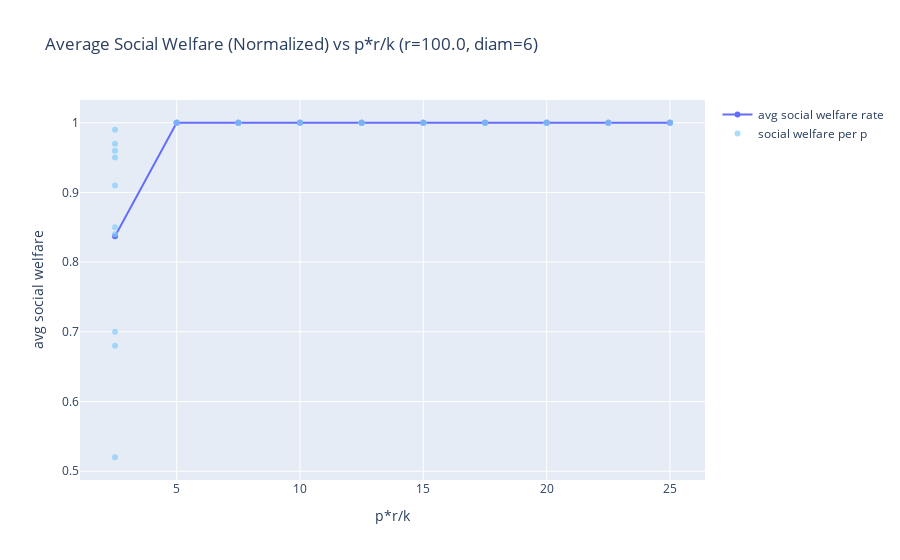
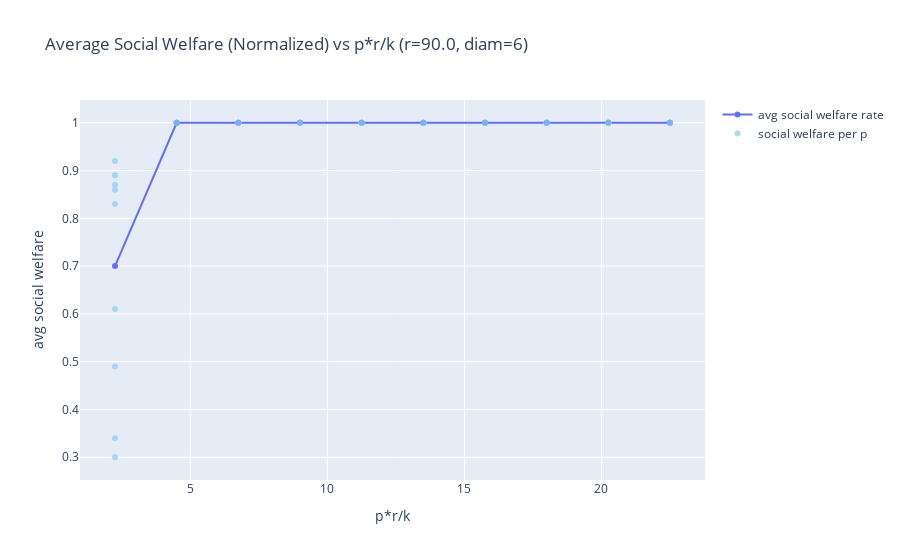
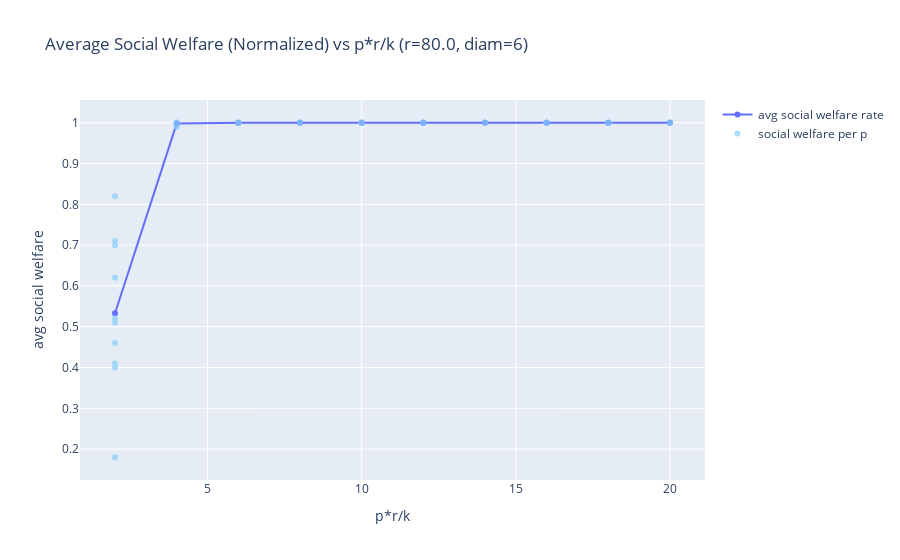
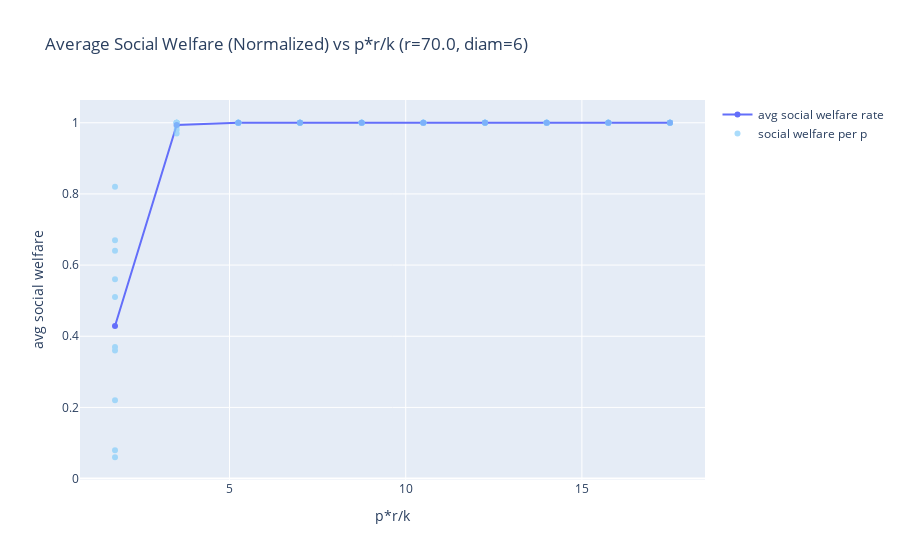

The notebook cell these images were saved under, in order:
### Markdown cell above
## Evenly distributed resources

### Code cell
run_sim(num_vertices, regularity, create_cm)

### Figure 1 — Plotly figure (JSON) as saved in the notebook; plotly's stock layout.template omitted (floating-point values rounded to 4 significant figures)
{"data": [{"hoverinfo": "skip", "mode": "lines+markers", "name": "avg social welfare rate", "type": "scatter", "x": [25, 22.5, 20, 17.5, 15, 12.5, 10.0, 7.5, 5.0, 2.5], "y": [1, 1, 1, 1, 1, 1, 1, 1, 1, 0.837]}, {"hoverinfo": "skip", "marker": {"color": "LightSkyBlue"}, "mode": "markers", "name": "social welfare per p", "opacity": 0.7, "type": "scatter", "x": [25, 25, 25, 25, 25, 25, 25, 25, 25, 25, 22.5, 22.5, 22.5, 22.5, 22.5, 22.5, 22.5, 22.5, 22.5, 22.5, 20, 20, 20, 20, 20, 20, 20, 20, 20, 20, 17.5, 17.5, 17.5, 17.5, 17.5, 17.5, 17.5, 17.5, 17.5, 17.5, 15, 15, 15, 15, 15, 15, 15, 15, 15, 15, 12.5, 12.5, 12.5, 12.5, 12.5, 12.5, 12.5, 12.5, 12.5, 12.5, 10.0, 10.0, 10.0, 10.0, 10.0, 10.0, 10.0, 10.0, 10.0, 10.0, 7.5, 7.5, 7.5, 7.5, 7.5, 7.5, 7.5, 7.5, 7.5, 7.5, 5.0, 5.0, 5.0, 5.0, 5.0, 5.0, 5.0, 5.0, 5.0, 5.0, 2.5, 2.5, 2.5, 2.5, 2.5, 2.5, 2.5, 2.5, 2.5, 2.5], "y": [1, 1, 1, 1, 1, 1, 1, 1, 1, 1, 1, 1, 1, 1, 1, 1, 1, 1, 1, 1, 1, 1, 1, 1, 1, 1, 1, 1, 1, 1, 1, 1, 1, 1, 1, 1, 1, 1, 1, 1, 1, 1, 1, 1, 1, 1, 1, 1, 1, 1, 1, 1, 1, 1, 1, 1, 1, 1, 1, 1, 1, 1, 1, 1, 1, 1, 1, 1, 1, 1, 1, 1, 1, 1, 1, 1, 1, 1, 1, 1, 1, 1, 1, 1, 1, 1, 1, 1, 1, 1, 0.96, 0.52, 0.99, 0.85, 0.97, 0.91, 0.84, 0.7, 0.95, 0.68]}], "layout": {"showlegend": true, "title": {"text": "Average Social Welfare (Normalized) vs p*r/k (r=100.0, diam=6)"}, "xaxis": {"title": {"text": "p*r/k"}}, "yaxis": {"title": {"text": "avg social welfare"}}}}

### Figure 2 — Plotly figure (JSON) as saved in the notebook; plotly's stock layout.template omitted (floating-point values rounded to 4 significant figures)
{"data": [{"hoverinfo": "skip", "mode": "lines+markers", "name": "avg social welfare rate", "type": "scatter", "x": [22.5, 20.25, 18, 15.75, 13.5, 11.25, 9.0, 6.75, 4.5, 2.25], "y": [1, 1, 1, 1, 1, 1, 1, 1, 1, 0.7]}, {"hoverinfo": "skip", "marker": {"color": "LightSkyBlue"}, "mode": "markers", "name": "social welfare per p", "opacity": 0.7, "type": "scatter", "x": [22.5, 22.5, 22.5, 22.5, 22.5, 22.5, 22.5, 22.5, 22.5, 22.5, 20.25, 20.25, 20.25, 20.25, 20.25, 20.25, 20.25, 20.25, 20.25, 20.25, 18, 18, 18, 18, 18, 18, 18, 18, 18, 18, 15.75, 15.75, 15.75, 15.75, 15.75, 15.75, 15.75, 15.75, 15.75, 15.75, 13.5, 13.5, 13.5, 13.5, 13.5, 13.5, 13.5, 13.5, 13.5, 13.5, 11.25, 11.25, 11.25, 11.25, 11.25, 11.25, 11.25, 11.25, 11.25, 11.25, 9.0, 9.0, 9.0, 9.0, 9.0, 9.0, 9.0, 9.0, 9.0, 9.0, 6.75, 6.75, 6.75, 6.75, 6.75, 6.75, 6.75, 6.75, 6.75, 6.75, 4.5, 4.5, 4.5, 4.5, 4.5, 4.5, 4.5, 4.5, 4.5, 4.5, 2.25, 2.25, 2.25, 2.25, 2.25, 2.25, 2.25, 2.25, 2.25, 2.25], "y": [1, 1, 1, 1, 1, 1, 1, 1, 1, 1, 1, 1, 1, 1, 1, 1, 1, 1, 1, 1, 1, 1, 1, 1, 1, 1, 1, 1, 1, 1, 1, 1, 1, 1, 1, 1, 1, 1, 1, 1, 1, 1, 1, 1, 1, 1, 1, 1, 1, 1, 1, 1, 1, 1, 1, 1, 1, 1, 1, 1, 1, 1, 1, 1, 1, 1, 1, 1, 1, 1, 1, 1, 1, 1, 1, 1, 1, 1, 1, 1, 1, 1, 1, 1, 1, 1, 1, 1, 1, 1, 0.83, 0.61, 0.89, 0.87, 0.92, 0.34, 0.49, 0.3, 0.89, 0.86]}], "layout": {"showlegend": true, "title": {"text": "Average Social Welfare (Normalized) vs p*r/k (r=90.0, diam=6)"}, "xaxis": {"title": {"text": "p*r/k"}}, "yaxis": {"title": {"text": "avg social welfare"}}}}

### Figure 3 — Plotly figure (JSON) as saved in the notebook; plotly's stock layout.template omitted (floating-point values rounded to 4 significant figures)
{"data": [{"hoverinfo": "skip", "mode": "lines+markers", "name": "avg social welfare rate", "type": "scatter", "x": [20, 18, 16, 14, 12, 10, 8.0, 6.0, 4.0, 2.0], "y": [1, 1, 1, 1, 1, 1, 1, 1, 0.998, 0.533]}, {"hoverinfo": "skip", "marker": {"color": "LightSkyBlue"}, "mode": "markers", "name": "social welfare per p", "opacity": 0.7, "type": "scatter", "x": [20, 20, 20, 20, 20, 20, 20, 20, 20, 20, 18, 18, 18, 18, 18, 18, 18, 18, 18, 18, 16, 16, 16, 16, 16, 16, 16, 16, 16, 16, 14, 14, 14, 14, 14, 14, 14, 14, 14, 14, 12, 12, 12, 12, 12, 12, 12, 12, 12, 12, 10, 10, 10, 10, 10, 10, 10, 10, 10, 10, 8.0, 8.0, 8.0, 8.0, 8.0, 8.0, 8.0, 8.0, 8.0, 8.0, 6.0, 6.0, 6.0, 6.0, 6.0, 6.0, 6.0, 6.0, 6.0, 6.0, 4.0, 4.0, 4.0, 4.0, 4.0, 4.0, 4.0, 4.0, 4.0, 4.0, 2.0, 2.0, 2.0, 2.0, 2.0, 2.0, 2.0, 2.0, 2.0, 2.0], "y": [1, 1, 1, 1, 1, 1, 1, 1, 1, 1, 1, 1, 1, 1, 1, 1, 1, 1, 1, 1, 1, 1, 1, 1, 1, 1, 1, 1, 1, 1, 1, 1, 1, 1, 1, 1, 1, 1, 1, 1, 1, 1, 1, 1, 1, 1, 1, 1, 1, 1, 1, 1, 1, 1, 1, 1, 1, 1, 1, 1, 1, 1, 1, 1, 1, 1, 1, 1, 1, 1, 1, 1, 1, 1, 1, 1, 1, 1, 1, 1, 1, 1, 1, 1, 1, 1, 0.99, 1, 0.99, 1, 0.18, 0.52, 0.62, 0.41, 0.4, 0.46, 0.71, 0.7, 0.82, 0.51]}], "layout": {"showlegend": true, "title": {"text": "Average Social Welfare (Normalized) vs p*r/k (r=80.0, diam=6)"}, "xaxis": {"title": {"text": "p*r/k"}}, "yaxis": {"title": {"text": "avg social welfare"}}}}

### Figure 4 — Plotly figure (JSON) as saved in the notebook; plotly's stock layout.template omitted (floating-point values rounded to 4 significant figures)
{"data": [{"hoverinfo": "skip", "mode": "lines+markers", "name": "avg social welfare rate", "type": "scatter", "x": [17.5, 15.75, 14, 12.25, 10.5, 8.75, 7.0, 5.25, 3.5, 1.75], "y": [1, 1, 1, 1, 1, 1, 1, 1, 0.994, 0.429]}, {"hoverinfo": "skip", "marker": {"color": "LightSkyBlue"}, "mode": "markers", "name": "social welfare per p", "opacity": 0.7, "type": "scatter", "x": [17.5, 17.5, 17.5, 17.5, 17.5, 17.5, 17.5, 17.5, 17.5, 17.5, 15.75, 15.75, 15.75, 15.75, 15.75, 15.75, 15.75, 15.75, 15.75, 15.75, 14, 14, 14, 14, 14, 14, 14, 14, 14, 14, 12.25, 12.25, 12.25, 12.25, 12.25, 12.25, 12.25, 12.25, 12.25, 12.25, 10.5, 10.5, 10.5, 10.5, 10.5, 10.5, 10.5, 10.5, 10.5, 10.5, 8.75, 8.75, 8.75, 8.75, 8.75, 8.75, 8.75, 8.75, 8.75, 8.75, 7.0, 7.0, 7.0, 7.0, 7.0, 7.0, 7.0, 7.0, 7.0, 7.0, 5.25, 5.25, 5.25, 5.25, 5.25, 5.25, 5.25, 5.25, 5.25, 5.25, 3.5, 3.5, 3.5, 3.5, 3.5, 3.5, 3.5, 3.5, 3.5, 3.5, 1.75, 1.75, 1.75, 1.75, 1.75, 1.75, 1.75, 1.75, 1.75, 1.75], "y": [1, 1, 1, 1, 1, 1, 1, 1, 1, 1, 1, 1, 1, 1, 1, 1, 1, 1, 1, 1, 1, 1, 1, 1, 1, 1, 1, 1, 1, 1, 1, 1, 1, 1, 1, 1, 1, 1, 1, 1, 1, 1, 1, 1, 1, 1, 1, 1, 1, 1, 1, 1, 1, 1, 1, 1, 1, 1, 1, 1, 1, 1, 1, 1, 1, 1, 1, 1, 1, 1, 1, 1, 1, 1, 1, 1, 1, 1, 1, 1, 1, 1, 1, 1, 0.99, 0.98, 1, 1, 1, 0.97, 0.56, 0.67, 0.06, 0.51, 0.36, 0.37, 0.22, 0.08, 0.82, 0.64]}], "layout": {"showlegend": true, "title": {"text": "Average Social Welfare (Normalized) vs p*r/k (r=70.0, diam=6)"}, "xaxis": {"title": {"text": "p*r/k"}}, "yaxis": {"title": {"text": "avg social welfare"}}}}
